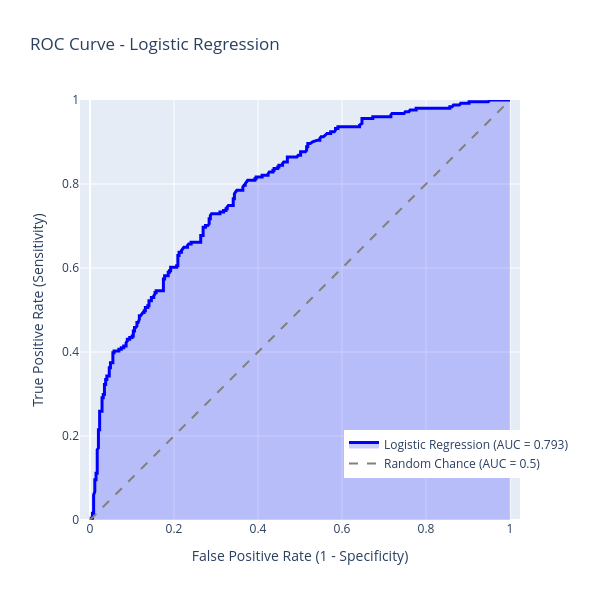

The notebook cell this image was saved under:
### Markdown cell above
### 7.2 ROC Curve

**What it shows:** The Receiver Operating Characteristic (ROC) curve plots the **true positive rate (sensitivity)** against the **false positive rate (1 − specificity)** across all possible classification thresholds. The Area Under the Curve (AUC) summarises overall discrimination ability as a single number.

**What to look for:**
- **Curve hugging the top-left corner:** Excellent discrimination — the model correctly identifies cases and non-cases across a wide range of thresholds
- **Curve close to the diagonal:** Poor discrimination — the model performs no better than chance
- **AUC value:** See the table below for interpretation

| AUC | Interpretation |
|-----|---------------|
| 0.5 | No discrimination — equivalent to random guessing |
| 0.6–0.7 | Poor discrimination |
| 0.7–0.8 | Acceptable discrimination |
| 0.8–0.9 | Good discrimination |
| > 0.9 | Excellent discrimination |

**Why AUC matters in epidemiology:** AUC is threshold-independent — it tells you how well the model ranks cases above non-cases regardless of which classification threshold you choose. This makes it particularly useful for comparing models. However, AUC alone does not tell you how well a model performs at any specific threshold, nor does it reflect calibration (whether predicted probabilities match observed event rates).

**Choosing a threshold:** The default `classification_threshold` is 0.5, but in clinical contexts this may not be optimal. For a rare outcome (e.g. 5% mortality), a threshold of 0.5 may classify almost everyone as a non-case. Consider adjusting the threshold based on the clinical costs of false positives versus false negatives.

### Code cell
model.summary(plots=["roc_curve"])

### Figure 1 — Plotly figure (JSON) as saved in the notebook; plotly's stock layout.template omitted (floating-point values rounded to 4 significant figures; data arrays with more than 128 entries replaced by an {"elided": "..."} marker saying what was removed)
{"data": [{"fill": "tozeroy", "fillcolor": "rgba(0, 0, 255, 0.2)", "hovertemplate": "FPR: %{x:.3f}<br>TPR: %{y:.3f}<extra></extra>", "line": {"color": "blue", "width": 3}, "mode": "lines", "name": "Logistic Regression (AUC = 0.793)", "type": "scatter", "x": {"elided": "279 float values"}, "y": {"elided": "279 float values"}}, {"hoverinfo": "skip", "line": {"color": "gray", "dash": "dash", "width": 2}, "mode": "lines", "name": "Random Chance (AUC = 0.5)", "type": "scatter", "x": [0, 1], "y": [0, 1]}], "layout": {"height": 600, "hovermode": "closest", "legend": {"x": 0.6, "y": 0.1}, "showlegend": true, "title": {"text": "ROC Curve - Logistic Regression"}, "width": 600, "xaxis": {"range": [0, 1], "title": {"text": "False Positive Rate (1 - Specificity)"}}, "yaxis": {"range": [0, 1], "scaleanchor": "x", "scaleratio": 1, "title": {"text": "True Positive Rate (Sensitivity)"}}}}
